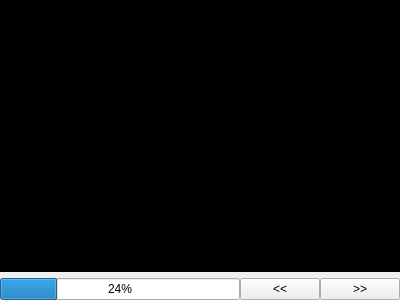
<?xml version="1.0" encoding="UTF-8"?>
<ui version="4.0">
 <class>ImageWidget</class>
 <widget class="QWidget" name="ImageWidget">
  <property name="geometry">
   <rect>
    <x>0</x>
    <y>0</y>
    <width>400</width>
    <height>300</height>
   </rect>
  </property>
  <property name="windowTitle">
   <string>ImageWidget</string>
  </property>
  <layout class="QVBoxLayout" name="verticalLayout">
   <property name="leftMargin">
    <number>0</number>
   </property>
   <property name="topMargin">
    <number>0</number>
   </property>
   <property name="rightMargin">
    <number>0</number>
   </property>
   <property name="bottomMargin">
    <number>0</number>
   </property>
   <item>
    <widget class="QLabel" name="imageViewer">
     <property name="sizePolicy">
      <sizepolicy hsizetype="Preferred" vsizetype="Expanding">
       <horstretch>0</horstretch>
       <verstretch>0</verstretch>
      </sizepolicy>
     </property>
     <property name="styleSheet">
      <string notr="true">#imageViewer {
  background: rgb(0, 0, 0)
}</string>
     </property>
     <property name="text">
      <string/>
     </property>
     <property name="scaledContents">
      <bool>true</bool>
     </property>
    </widget>
   </item>
   <item>
    <layout class="QHBoxLayout" name="horizontalLayout">
     <property name="spacing">
      <number>0</number>
     </property>
     <item>
      <widget class="QProgressBar" name="progressBarImage">
       <property name="value">
        <number>24</number>
       </property>
      </widget>
     </item>
     <item>
      <widget class="QPushButton" name="pushButtonLeft">
       <property name="text">
        <string>&lt;&lt;</string>
       </property>
      </widget>
     </item>
     <item>
      <widget class="QPushButton" name="pushButtonRight">
       <property name="text">
        <string>&gt;&gt;</string>
       </property>
      </widget>
     </item>
    </layout>
   </item>
  </layout>
 </widget>
 <resources/>
 <connections/>
</ui>
